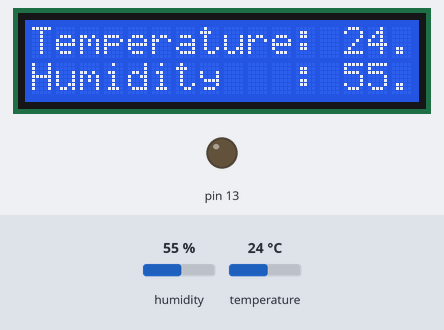
Simulated run of this sketch. Board: Arduino Uno, built with avr-gcc and run on an emulated ATmega328P. Parts: 16×2 character LCD, output pins drawn as LEDs (lit = HIGH). The test bench sets the inputs (shaded band); at power-on: humidity 55 %, temperature 24 °C. What the sketch prints to the serial monitor is not drawn.

Above: at 6.7 s.
6.8 s: humidity set to 22 %
At 8.1 s:
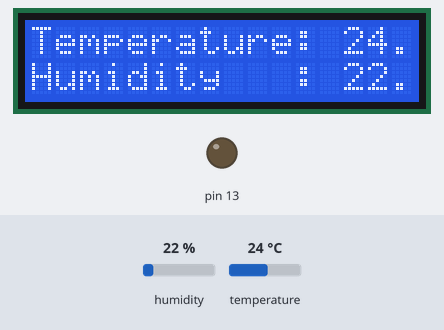
9.2 s: temperature set to 12 °C
At 10.5 s:
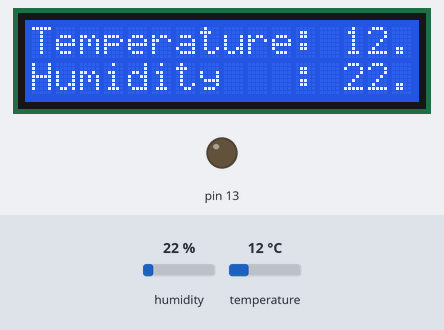
11.4 s: humidity set to 40 %
At 13.0 s:
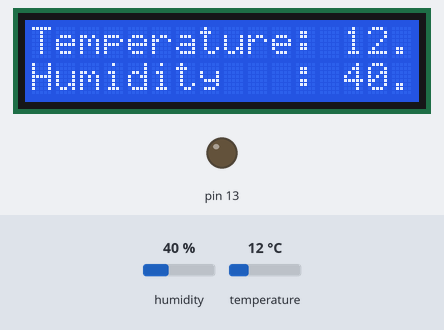
13.5 s: temperature set to 19 °C
At 15.5 s:
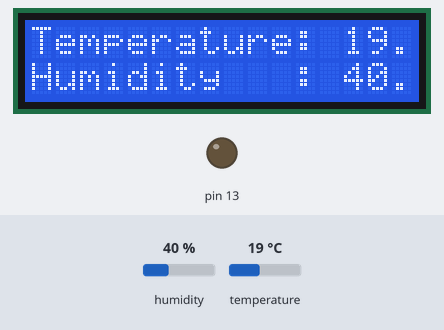
Timing chart, 0 to 16.6 s (numbered marks = the images above; inputs shaded):
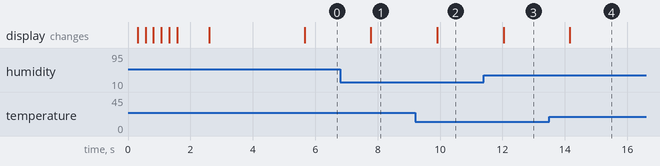

Measured:
- after the input at 6.8 s, the display: changes after 0.99 s (image 1)
- after the input at 9.2 s, the display: changes after 0.71 s (image 2)
- after the input at 11.4 s, the display: changes after 0.63 s (image 3)
- after the input at 13.5 s, the display: changes after 0.66 s (image 4)

The sketch:

lcd_temperature_humidity.ino
```cpp
#include <Wire.h>  // Arduino IDE 內建
// LCD I2C Library，從這裡可以下載：
// https://bitbucket.org/fmalpartida/new-liquidcrystal/downloads
#include <LiquidCrystal_I2C.h>
#include <dht.h>

int dht_dpin = 2; //定義訊號要從Pin 2 進來

dht DHT;

String stringOne, stringTwo, stringThree;

// Set the pins on the I2C chip used for LCD connections:
//                    addr, en,rw,rs,d4,d5,d6,d7,bl,blpol
LiquidCrystal_I2C lcd(0x27, 2, 1, 0, 4, 5, 6, 7, 3, POSITIVE);  // 設定 LCD I2C 位址

void setup() {
  // initialize digital pin 13 as an output.
  pinMode(13, OUTPUT);
  lcd.begin(16, 2);      // 初始化 LCD，一行 16 的字元，共 2 行，預設開啟背光

  // 閃爍三次
  for(int i = 0; i < 3; i++) {
    lcd.backlight(); // 開啟背光
    delay(250);
    lcd.noBacklight(); // 關閉背光
    delay(250);
  }
  lcd.backlight();

  // 輸出初始化文字
  lcd.setCursor(0, 0); // 設定游標位置在第一行行首
  lcd.print("DRC Hackathon");
  delay(1000);
  lcd.setCursor(0, 1); // 設定游標位置在第二行行首
  lcd.print("Smart Plant Care");
  delay(3000);

  stringOne = String("Temperature: ");
  stringTwo = String("Humidity   : ");

  Serial.begin(9600);
  Serial.println("Humidity and temp\n\n");
  Serial.println("XD\n\n");
}

void loop() {
  // Temp/Humanity
  DHT.read11(dht_dpin);   //去library裡面找DHT.read11
  Serial.print("Humidity = ");
  Serial.print(DHT.humidity);
  Serial.print("% ");
  Serial.print("temperature = ");
  Serial.print(DHT.temperature);
  Serial.println("C ");

  lcd.setCursor(0, 0); // 設定游標位置在第一行行首
  lcd.clear();
  stringThree = stringOne + DHT.temperature;
  lcd.print(stringThree);
  lcd.setCursor(0, 1); // 設定游標位置在第二行行首
  stringThree = stringTwo + DHT.humidity;
  lcd.print(stringThree);

  delay(1000);            //每1000ms更新一次

}
```
